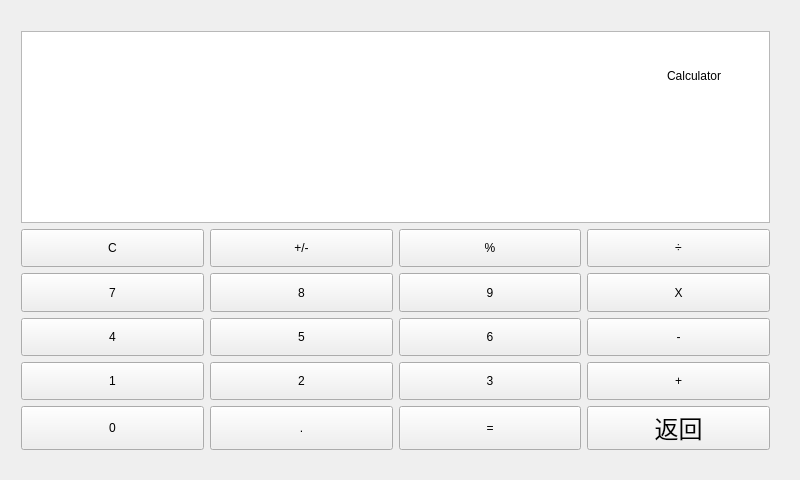
<?xml version="1.0" encoding="UTF-8"?>
<ui version="4.0">
 <class>Caular</class>
 <widget class="QMainWindow" name="Caular">
  <property name="geometry">
   <rect>
    <x>0</x>
    <y>0</y>
    <width>800</width>
    <height>480</height>
   </rect>
  </property>
  <property name="windowTitle">
   <string>计算器</string>
  </property>
  <property name="styleSheet">
   <string notr="true">background-image: url(:/1593430588(1).png);</string>
  </property>
  <widget class="QWidget" name="centralWidget">
   <widget class="QLabel" name="label">
    <property name="geometry">
     <rect>
      <x>50</x>
      <y>50</y>
      <width>701</width>
      <height>51</height>
     </rect>
    </property>
    <property name="styleSheet">
     <string notr="true">font: 14pt &quot;Adobe 黑体 Std R&quot;;</string>
    </property>
    <property name="text">
     <string>Calculator         </string>
    </property>
    <property name="alignment">
     <set>Qt::AlignRight|Qt::AlignTrailing|Qt::AlignVCenter</set>
    </property>
   </widget>
   <widget class="QLabel" name="label_2">
    <property name="geometry">
     <rect>
      <x>50</x>
      <y>130</y>
      <width>701</width>
      <height>51</height>
     </rect>
    </property>
    <property name="styleSheet">
     <string notr="true">font: 14pt &quot;Adobe 黑体 Std R&quot;;</string>
    </property>
    <property name="text">
     <string/>
    </property>
    <property name="alignment">
     <set>Qt::AlignRight|Qt::AlignTrailing|Qt::AlignVCenter</set>
    </property>
   </widget>
   <widget class="QWidget" name="layoutWidget">
    <property name="geometry">
     <rect>
      <x>10</x>
      <y>20</y>
      <width>771</width>
      <height>441</height>
     </rect>
    </property>
    <layout class="QGridLayout" name="gridLayout">
     <item row="4" column="1">
      <widget class="QPushButton" name="pushButton_2">
       <property name="sizePolicy">
        <sizepolicy hsizetype="Expanding" vsizetype="Expanding">
         <horstretch>0</horstretch>
         <verstretch>0</verstretch>
        </sizepolicy>
       </property>
       <property name="styleSheet">
        <string notr="true">background-image: url(:/1593430588(1).png);
font: 18pt &quot;黑体&quot;;</string>
       </property>
       <property name="text">
        <string>2</string>
       </property>
       <property name="shortcut">
        <string>2</string>
       </property>
      </widget>
     </item>
     <item row="4" column="0">
      <widget class="QPushButton" name="pushButton_1">
       <property name="sizePolicy">
        <sizepolicy hsizetype="Expanding" vsizetype="Expanding">
         <horstretch>0</horstretch>
         <verstretch>0</verstretch>
        </sizepolicy>
       </property>
       <property name="styleSheet">
        <string notr="true">background-image: url(:/1593430588(1).png);
font: 18pt &quot;黑体&quot;;</string>
       </property>
       <property name="text">
        <string>1</string>
       </property>
       <property name="shortcut">
        <string>1</string>
       </property>
      </widget>
     </item>
     <item row="0" column="0" colspan="4">
      <widget class="QTextBrowser" name="textBrowser">
       <property name="sizePolicy">
        <sizepolicy hsizetype="Expanding" vsizetype="Expanding">
         <horstretch>0</horstretch>
         <verstretch>0</verstretch>
        </sizepolicy>
       </property>
       <property name="styleSheet">
        <string notr="true">background-image: url(:/1593430502(1).png);</string>
       </property>
      </widget>
     </item>
     <item row="1" column="2">
      <widget class="QPushButton" name="pushButton_pre">
       <property name="sizePolicy">
        <sizepolicy hsizetype="Expanding" vsizetype="Expanding">
         <horstretch>0</horstretch>
         <verstretch>0</verstretch>
        </sizepolicy>
       </property>
       <property name="styleSheet">
        <string notr="true">background-image: url(:/1593430588(1).png);
font: 18pt &quot;黑体&quot;;</string>
       </property>
       <property name="text">
        <string>%</string>
       </property>
      </widget>
     </item>
     <item row="4" column="2">
      <widget class="QPushButton" name="pushButton_3">
       <property name="sizePolicy">
        <sizepolicy hsizetype="Expanding" vsizetype="Expanding">
         <horstretch>0</horstretch>
         <verstretch>0</verstretch>
        </sizepolicy>
       </property>
       <property name="styleSheet">
        <string notr="true">background-image: url(:/1593430588(1).png);
font: 18pt &quot;黑体&quot;;</string>
       </property>
       <property name="text">
        <string>3</string>
       </property>
       <property name="shortcut">
        <string>3</string>
       </property>
      </widget>
     </item>
     <item row="1" column="3">
      <widget class="QPushButton" name="pushButton_e">
       <property name="sizePolicy">
        <sizepolicy hsizetype="Expanding" vsizetype="Expanding">
         <horstretch>0</horstretch>
         <verstretch>0</verstretch>
        </sizepolicy>
       </property>
       <property name="styleSheet">
        <string notr="true">background-image: url(:/1593430588(1).png);
font: 18pt &quot;黑体&quot;;</string>
       </property>
       <property name="text">
        <string>÷</string>
       </property>
       <property name="shortcut">
        <string>/</string>
       </property>
      </widget>
     </item>
     <item row="3" column="2">
      <widget class="QPushButton" name="pushButton_6">
       <property name="sizePolicy">
        <sizepolicy hsizetype="Expanding" vsizetype="Expanding">
         <horstretch>0</horstretch>
         <verstretch>0</verstretch>
        </sizepolicy>
       </property>
       <property name="styleSheet">
        <string notr="true">background-image: url(:/1593430588(1).png);
font: 18pt &quot;黑体&quot;;</string>
       </property>
       <property name="text">
        <string>6</string>
       </property>
       <property name="shortcut">
        <string>6</string>
       </property>
      </widget>
     </item>
     <item row="2" column="3">
      <widget class="QPushButton" name="pushButton_d">
       <property name="sizePolicy">
        <sizepolicy hsizetype="Expanding" vsizetype="Expanding">
         <horstretch>0</horstretch>
         <verstretch>0</verstretch>
        </sizepolicy>
       </property>
       <property name="styleSheet">
        <string notr="true">background-image: url(:/1593430588(1).png);
font: 18pt &quot;黑体&quot;;</string>
       </property>
       <property name="text">
        <string>X</string>
       </property>
       <property name="shortcut">
        <string>*</string>
       </property>
      </widget>
     </item>
     <item row="4" column="3">
      <widget class="QPushButton" name="pushButton_a">
       <property name="sizePolicy">
        <sizepolicy hsizetype="Expanding" vsizetype="Expanding">
         <horstretch>0</horstretch>
         <verstretch>0</verstretch>
        </sizepolicy>
       </property>
       <property name="styleSheet">
        <string notr="true">background-image: url(:/1593430588(1).png);
font: 18pt &quot;黑体&quot;;</string>
       </property>
       <property name="text">
        <string>+</string>
       </property>
       <property name="shortcut">
        <string>+</string>
       </property>
      </widget>
     </item>
     <item row="1" column="0">
      <widget class="QPushButton" name="pushButton_c">
       <property name="sizePolicy">
        <sizepolicy hsizetype="Expanding" vsizetype="Expanding">
         <horstretch>0</horstretch>
         <verstretch>0</verstretch>
        </sizepolicy>
       </property>
       <property name="styleSheet">
        <string notr="true">background-image: url(:/1593430588(1).png);
font: 18pt &quot;黑体&quot;;</string>
       </property>
       <property name="text">
        <string>C</string>
       </property>
       <property name="shortcut">
        <string>Esc</string>
       </property>
      </widget>
     </item>
     <item row="3" column="1">
      <widget class="QPushButton" name="pushButton_5">
       <property name="sizePolicy">
        <sizepolicy hsizetype="Expanding" vsizetype="Expanding">
         <horstretch>0</horstretch>
         <verstretch>0</verstretch>
        </sizepolicy>
       </property>
       <property name="styleSheet">
        <string notr="true">background-image: url(:/1593430588(1).png);
font: 18pt &quot;黑体&quot;;</string>
       </property>
       <property name="text">
        <string>5</string>
       </property>
       <property name="shortcut">
        <string>5</string>
       </property>
      </widget>
     </item>
     <item row="3" column="0">
      <widget class="QPushButton" name="pushButton_4">
       <property name="sizePolicy">
        <sizepolicy hsizetype="Expanding" vsizetype="Expanding">
         <horstretch>0</horstretch>
         <verstretch>0</verstretch>
        </sizepolicy>
       </property>
       <property name="styleSheet">
        <string notr="true">background-image: url(:/1593430588(1).png);
font: 18pt &quot;黑体&quot;;</string>
       </property>
       <property name="text">
        <string>4</string>
       </property>
       <property name="shortcut">
        <string>4</string>
       </property>
      </widget>
     </item>
     <item row="2" column="0">
      <widget class="QPushButton" name="pushButton_7">
       <property name="sizePolicy">
        <sizepolicy hsizetype="Expanding" vsizetype="Expanding">
         <horstretch>0</horstretch>
         <verstretch>0</verstretch>
        </sizepolicy>
       </property>
       <property name="styleSheet">
        <string notr="true">background-image: url(:/1593430588(1).png);
font: 18pt &quot;黑体&quot;;</string>
       </property>
       <property name="text">
        <string>7</string>
       </property>
       <property name="shortcut">
        <string>7</string>
       </property>
      </widget>
     </item>
     <item row="2" column="2">
      <widget class="QPushButton" name="pushButton_9">
       <property name="sizePolicy">
        <sizepolicy hsizetype="Expanding" vsizetype="Expanding">
         <horstretch>0</horstretch>
         <verstretch>0</verstretch>
        </sizepolicy>
       </property>
       <property name="styleSheet">
        <string notr="true">background-image: url(:/1593430588(1).png);
font: 18pt &quot;黑体&quot;;</string>
       </property>
       <property name="text">
        <string>9</string>
       </property>
       <property name="shortcut">
        <string>9</string>
       </property>
      </widget>
     </item>
     <item row="1" column="1">
      <widget class="QPushButton" name="pushButton_ZF">
       <property name="sizePolicy">
        <sizepolicy hsizetype="Expanding" vsizetype="Expanding">
         <horstretch>0</horstretch>
         <verstretch>0</verstretch>
        </sizepolicy>
       </property>
       <property name="styleSheet">
        <string notr="true">background-image: url(:/1593430588(1).png);
border-top-color: rgb(75, 255, 43);
font: 18pt &quot;黑体&quot; ;
</string>
       </property>
       <property name="text">
        <string>+/-</string>
       </property>
      </widget>
     </item>
     <item row="3" column="3">
      <widget class="QPushButton" name="pushButton_b">
       <property name="sizePolicy">
        <sizepolicy hsizetype="Expanding" vsizetype="Expanding">
         <horstretch>0</horstretch>
         <verstretch>0</verstretch>
        </sizepolicy>
       </property>
       <property name="styleSheet">
        <string notr="true">background-image: url(:/1593430588(1).png);
font: 18pt &quot;黑体&quot;;</string>
       </property>
       <property name="text">
        <string>-</string>
       </property>
       <property name="shortcut">
        <string>-</string>
       </property>
      </widget>
     </item>
     <item row="2" column="1">
      <widget class="QPushButton" name="pushButton_8">
       <property name="sizePolicy">
        <sizepolicy hsizetype="Expanding" vsizetype="Expanding">
         <horstretch>0</horstretch>
         <verstretch>0</verstretch>
        </sizepolicy>
       </property>
       <property name="styleSheet">
        <string notr="true">background-image: url(:/1593430588(1).png);
font: 18pt &quot;黑体&quot;;</string>
       </property>
       <property name="text">
        <string>8</string>
       </property>
       <property name="shortcut">
        <string>8</string>
       </property>
      </widget>
     </item>
     <item row="5" column="0">
      <widget class="QPushButton" name="pushButton_0">
       <property name="sizePolicy">
        <sizepolicy hsizetype="Expanding" vsizetype="Expanding">
         <horstretch>0</horstretch>
         <verstretch>0</verstretch>
        </sizepolicy>
       </property>
       <property name="styleSheet">
        <string notr="true">background-image: url(:/1593430588(1).png);
font: 18pt &quot;黑体&quot;;</string>
       </property>
       <property name="text">
        <string>0</string>
       </property>
       <property name="shortcut">
        <string>0</string>
       </property>
      </widget>
     </item>
     <item row="5" column="1">
      <widget class="QPushButton" name="pushButton_point">
       <property name="sizePolicy">
        <sizepolicy hsizetype="Expanding" vsizetype="Expanding">
         <horstretch>0</horstretch>
         <verstretch>0</verstretch>
        </sizepolicy>
       </property>
       <property name="styleSheet">
        <string notr="true">background-image: url(:/1593430588(1).png);
font: 18pt &quot;黑体&quot;;</string>
       </property>
       <property name="text">
        <string>.</string>
       </property>
       <property name="shortcut">
        <string>.</string>
       </property>
      </widget>
     </item>
     <item row="5" column="2">
      <widget class="QPushButton" name="pushButton_enter">
       <property name="sizePolicy">
        <sizepolicy hsizetype="Expanding" vsizetype="Expanding">
         <horstretch>0</horstretch>
         <verstretch>0</verstretch>
        </sizepolicy>
       </property>
       <property name="styleSheet">
        <string notr="true">background-image: url(:/1593430588(1).png);
font: 18pt &quot;黑体&quot;;</string>
       </property>
       <property name="text">
        <string>=</string>
       </property>
       <property name="shortcut">
        <string>Enter</string>
       </property>
      </widget>
     </item>
     <item row="5" column="3">
      <widget class="QPushButton" name="back">
       <property name="sizePolicy">
        <sizepolicy hsizetype="Expanding" vsizetype="Expanding">
         <horstretch>0</horstretch>
         <verstretch>0</verstretch>
        </sizepolicy>
       </property>
       <property name="font">
        <font>
         <family>黑体</family>
         <pointsize>18</pointsize>
         <weight>50</weight>
         <italic>false</italic>
         <bold>false</bold>
        </font>
       </property>
       <property name="styleSheet">
        <string notr="true">background-image: url(:/1593430588(1).png);
font: 18pt &quot;黑体&quot;;</string>
       </property>
       <property name="text">
        <string>返回</string>
       </property>
       <property name="shortcut">
        <string>Enter</string>
       </property>
      </widget>
     </item>
    </layout>
   </widget>
   <zorder>layoutWidget</zorder>
   <zorder>label</zorder>
   <zorder>label_2</zorder>
  </widget>
 </widget>
 <layoutdefault spacing="6" margin="11"/>
 <resources/>
 <connections/>
</ui>
